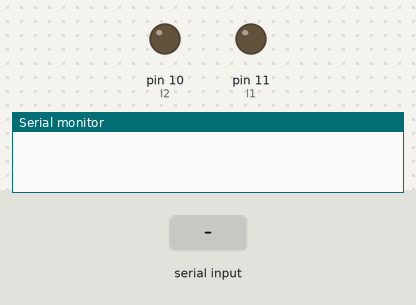
Simulated run of this sketch. Board: Arduino Uno, built with avr-gcc and run on an emulated ATmega328P. On the bench: output pins drawn as LEDs (lit = HIGH), the last lines printed to the serial monitor. Inputs (shaded band) come from the test bench. Pins used as bus, display or sensor lines are not drawn.

Above: at 1.2 s.
1.3 s: "L" received over Serial
At 1.8 s:
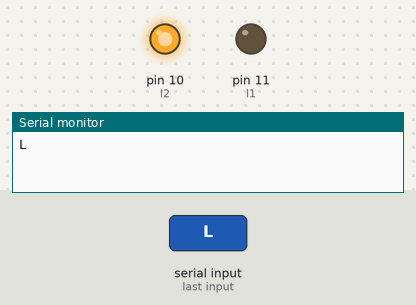
2.8 s: "R" received over Serial
At 4.0 s:
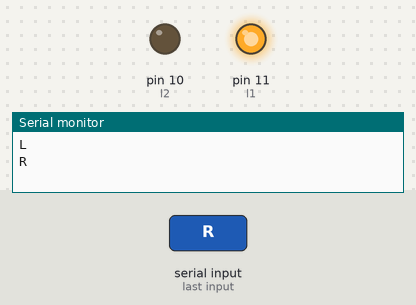
4.3 s: "B" received over Serial
At 5.2 s:
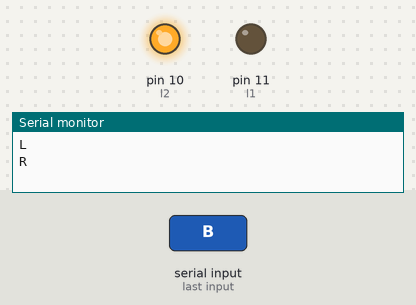
5.8 s: "F" received over Serial
At 6.4 s:
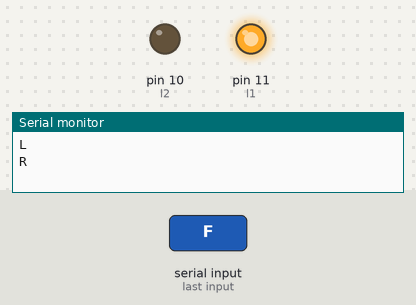
Timing chart, 0 to 8.3 s (numbered marks = the images above; inputs shaded):
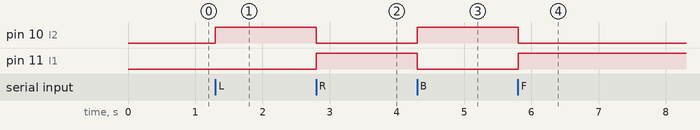

Measured:
- after the input at 1.3 s, pin 10 (l2): LOW → HIGH at once
- after the input at 2.8 s, pin 10 (l2): HIGH → LOW at once; pin 11 (l1): LOW → HIGH at once
- after the input at 4.3 s, pin 10 (l2): LOW → HIGH at once; pin 11 (l1): HIGH → LOW at once
- after the input at 5.8 s, pin 10 (l2): HIGH → LOW at once; pin 11 (l1): LOW → HIGH at once

The sketch:

Arduino_Bluetooth_RC_car.ino
```cpp
//Arduino Bluetooth Controlled Car//


char command;
const int r1=13,r2=12,l1=11,l2=10;
void setup()
{
Serial.begin(9600);//Set the baud rate to your Bluetooth module.
pinMode(r1,OUTPUT);   //right motors forward
pinMode(r2,OUTPUT);   //right motors reverse
pinMode(l1,OUTPUT);   //left motors forward
pinMode(l2,OUTPUT);   //left motors reverse

}

void loop(){
  if(Serial.available() > 0){
    command = Serial.read();
    Stop(); //initialize with motors stoped
    //Change pin mode only if new command is different from previous.
    //Serial.println(command);
    switch(command){
    case 'F':
      forward();
      break;
    case 'B':
       back();
      break;
    case 'L':
      left();
      break;
    case 'R':
      right();
      break;
    }
  }
}

void forward()
{
  digitalWrite(r1,HIGH);
  digitalWrite(l1,HIGH);

}

void back()
{   digitalWrite(r2,HIGH);
    digitalWrite(l2,HIGH);
}

void left()
{  Serial.println(command);
   digitalWrite(r1,HIGH);
   digitalWrite(l2,HIGH);
}

void right()
{ Serial.println(command);
  digitalWrite(l1,HIGH);
  digitalWrite(r2,HIGH);
}

void Stop()
{
  digitalWrite(r1,LOW);
  digitalWrite(r2,LOW);
  digitalWrite(l1,LOW);
  digitalWrite(l2,LOW);
}
```
